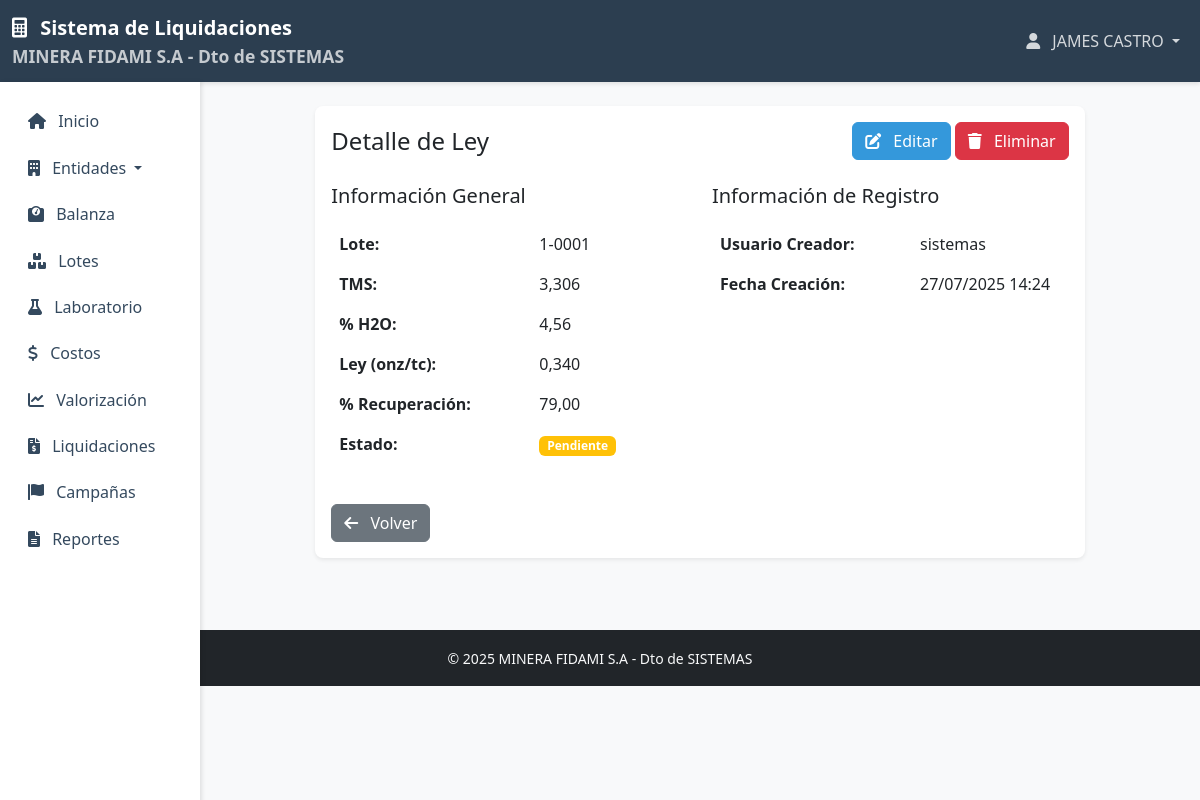
Page /laboratorio/2/ (signed in) on the committed database.
### usuarios/models.py (models this page shows, shortened)
class Usuario(AbstractUser):
    ROLES = (
        ('planta', 'Planta'),
        ('laboratorio', 'Laboratorio'),
        ('comercial', 'Comercial'),
        ('administrador', 'Administrador'),
    )
    rol = models.CharField(max_length=20, choices=ROLES, default='planta')
    telefono = models.CharField(max_length=15, blank=True, null=True)
    direccion = models.TextField(blank=True, null=True)
    groups = models.ManyToManyField(
        'auth.Group',
        related_name='usuario_set',
        blank=True,
        help_text='The groups this user belongs to. A user will get all permissions granted to each of their groups.',
        verbose_name='groups',
    )
    user_permissions = models.ManyToManyField(
        'auth.Permission',
        related_name='usuario_set',
        blank=True,
        help_text='Specific permissions for this user.',
        verbose_name='user permissions',
    )
    class Meta:
        verbose_name = 'Usuario'
        verbose_name_plural = 'Usuarios'

### laboratorio/models.py (models this page shows, shortened)
class Ley(models.Model):
    ESTADO_CHOICES = [
        ('P', 'Pendiente'),
        ('A', 'Aprobado'),
        ('R', 'Rechazado'),
    ]
    lote = models.OneToOneField(Lote, on_delete=models.CASCADE, verbose_name='Lote')
    tms = models.DecimalField(max_digits=10, decimal_places=3, verbose_name='TMS')
    porcentaje_h2o = models.DecimalField(max_digits=5, decimal_places=2, verbose_name='% H2O')
    ley_onz_tc = models.DecimalField(max_digits=10, decimal_places=3, verbose_name='Ley (onz/tc)')
    porcentaje_recuperacion = models.DecimalField(max_digits=5, decimal_places=2, verbose_name='% Recuperación')
    estado = models.CharField(max_length=1, choices=ESTADO_CHOICES, default='P', verbose_name='Estado')
    usuario_creador = models.ForeignKey(Usuario, on_delete=models.PROTECT, related_name='leyes_creadas', verbose_name='Usuario Creador')
    fecha_creacion = models.DateTimeField(default=timezone.now, verbose_name='Fecha Creación')
    usuario_modificador = models.ForeignKey(Usuario, on_delete=models.PROTECT, null=True, blank=True, related_name='leyes_modificadas', verbose_name='Usuario Modificador')
    fecha_modificacion = models.DateTimeField(null=True, blank=True, verbose_name='Fecha Modificación')
    class Meta:
        verbose_name = 'Ley'
        verbose_name_plural = 'Leyes'
        ordering = ['-fecha_creacion']

### lotes/models.py (models this page shows, shortened)
class Lote(models.Model):
    ESTADOS = (
        ('activo', 'Activo'),
        ('inactivo', 'Inactivo'),
        ('cancelado', 'Cancelado'),
    )
    codigo_sistema = models.CharField(max_length=1, choices=[
        ('1', '1-Producción propia'),
        ('2', '2-Regalías'),
        ('3', '3-Acopio'),
        ('5', '5-Descuento contratas'),
        ('7', '7-PAD'),
    ])
    codigo_lote = models.CharField(max_length=20, unique=True)
    fecha_ingreso = models.DateField()
    facturador = models.ForeignKey(Facturador, on_delete=models.PROTECT)
    ruc = models.CharField(max_length=11)
    codigo_ingemmet = models.ForeignKey(ProveedorIngemmet, on_delete=models.PROTECT)
    procedencia = models.CharField(max_length=100)
    tipo_producto = models.ForeignKey(TipoProducto, on_delete=models.PROTECT)
    tmh = models.DecimalField(max_digits=10, decimal_places=3)
    vehiculo = models.ForeignKey(Vehiculo, on_delete=models.PROTECT)
    conductor = models.ForeignKey(Conductor, on_delete=models.PROTECT)
    transportista = models.ForeignKey(Facturador, on_delete=models.PROTECT, related_name='lotes_transportados')
    guia_remision = models.CharField(max_length=50)
    guia_transporte = models.CharField(max_length=50)
    nro_sacos = models.CharField(max_length=50, verbose_name='Nro sacos')
    concesion = models.CharField(max_length=100)
    observacion = models.TextField(blank=True, null=True)
    estado = models.CharField(max_length=20, choices=ESTADOS, default='activo')
    fecha_ley_agregada = models.DateTimeField(null=True, blank=True)
    fecha_costo_agregado = models.DateTimeField(null=True, blank=True)
    fecha_valorizacion_agregada = models.DateTimeField(null=True, blank=True)
    fecha_liquidacion_agregada = models.DateTimeField(null=True, blank=True)
    usuario_creador = models.ForeignKey(Usuario, on_delete=models.PROTECT, related_name='lotes_creados')
    usuario_modificador = models.ForeignKey(Usuario, on_delete=models.PROTECT, related_name='lotes_modificados', null=True, blank=True)
    fecha_creacion = models.DateTimeField(auto_now_add=True)
    fecha_modificacion = models.DateTimeField(auto_now=True)
    class Meta:
        verbose_name = 'Lote'
        verbose_name_plural = 'Lotes'

### laboratorio/views.py (the view)
# urls.py: path('<int:pk>/', views.ley_detail, name='ley_detail'),
@permission_required('laboratorio.view_ley', raise_exception=True)
def ley_detail(request, pk):
    ley = get_object_or_404(Ley, pk=pk)
    context = {
        'ley': ley,
    }
    return render(request, 'laboratorio/ley_detail.html', context)

### templates/laboratorio/ley_detail.html (shortened to what this page needs)
{% extends 'base.html' %}
{% block content %}
<div class="container-fluid py-4">
    <div class="row justify-content-center">
        <div class="col-md-10">
            <div class="card border-0 shadow-sm">
                <div class="card-body">
                    <div class="d-flex justify-content-between align-items-center mb-4">
                        <h4 class="card-title mb-0">Detalle de Ley</h4>
                        <div>
                            {% if ley.lote.fecha_liquidacion_agregada %}
                                <button class="btn btn-secondary" disabled title="Lote ya liquidado">
                                    <i class="fas fa-edit me-2"></i>
                                    Editar
                                </button>
                                <button class="btn btn-secondary" disabled title="Lote ya liquidado">
                                    <i class="fas fa-trash me-2"></i>
                                    Eliminar
                                </button>
                            {% else %}
                                <a href="{% url 'laboratorio:ley_update' ley.pk %}" class="btn btn-primary">
                                    <i class="fas fa-edit me-2"></i>
                                    Editar
                                </a>
                                {% if not ley.lote.costo_set.exists and not ley.lote.valorizacion_set.exists %}
                                    <a href="{% url 'laboratorio:ley_delete' ley.pk %}" class="btn btn-danger">
                                        <i class="fas fa-trash me-2"></i>
                                        Eliminar
                                    </a>
                                {% else %}
                                    <button class="btn btn-secondary" disabled title="No se puede eliminar una ley con costo o valorización">
                                        <i class="fas fa-trash me-2"></i>
                                        Eliminar
                                    </button>
                                {% endif %}
                            {% endif %}
                        </div>
                    </div>
                    <div class="row">
                        <div class="col-md-6">
                            <h5 class="mb-3">Información General</h5>
                            <table class="table table-borderless">
                                <tr>
                                    <th style="width: 200px;">Lote:</th>
                                    <td>{{ ley.lote.codigo_lote }}</td>
                                </tr>
                                <tr>
                                    <th>TMS:</th>
                                    <td>{{ ley.tms }}</td>
                                </tr>
                                <tr>
                                    <th>% H2O:</th>
                                    <td>{{ ley.porcentaje_h2o }}</td>
                                </tr>
                                <tr>
                                    <th>Ley (onz/tc):</th>
                                    <td>{{ ley.ley_onz_tc }}</td>
                                </tr>
                                <tr>
                                    <th>% Recuperación:</th>
                                    <td>{{ ley.porcentaje_recuperacion }}</td>
                                </tr>
                                <tr>
                                    <th>Estado:</th>
                                    <td>
                                        {% if ley.estado == 'P' %}
                                            <span class="badge bg-warning">Pendiente</span>
                                        {% elif ley.estado == 'A' %}
                                            <span class="badge bg-success">Aprobado</span>
                                        {% elif ley.estado == 'R' %}
                                            <span class="badge bg-danger">Rechazado</span>
                                        {% endif %}
                                    </td>
                                </tr>
                            </table>
                        </div>
                        <div class="col-md-6">
                            <h5 class="mb-3">Información de Registro</h5>
                            <table class="table table-borderless">
                                <tr>
                                    <th style="width: 200px;">Usuario Creador:</th>
                                    <td>{{ ley.usuario_creador.get_full_name|default:ley.usuario_creador.username }}</td>
                                </tr>
                                <tr>
                                    <th>Fecha Creación:</th>
                                    <td>{{ ley.fecha_creacion|date:"d/m/Y H:i" }}</td>
                                </tr>
                            </table>
                        </div>
                    </div>
                    <div class="mt-4">
                        <a href="{% url 'laboratorio:ley_list' %}" class="btn btn-secondary">
                            <i class="fas fa-arrow-left me-2"></i>
                            Volver
                        </a>
                    </div>
                </div>
            </div>
        </div>
    </div>
</div>
{% endblock %}

### templates/base.html (shortened to what this page needs)
<!DOCTYPE html>
<html lang="es">
<head>
    <link href="https://cdn.jsdelivr.net/npm/bootstrap@5.3.0/dist/css/bootstrap.min.css" rel="stylesheet">
    <link href="https://cdnjs.cloudflare.com/ajax/libs/font-awesome/6.0.0/css/all.min.css" rel="stylesheet">
</head>
<body>
    <nav class="navbar navbar-expand-lg navbar-dark">
        <div class="container-fluid">
            <a class="navbar-brand" href="{% url 'home' %}">
                <i class="fas fa-calculator me-2"></i>
                Sistema de Liquidaciones
                <div class="small text-light opacity-75">MINERA FIDAMI S.A - Dto de SISTEMAS</div>
            </a>
            <div class="collapse navbar-collapse" id="navbarNav">
                <ul class="navbar-nav ms-auto mb-2 mb-lg-0">
                    {% if user.is_authenticated %}
                    <li class="nav-item dropdown d-none d-lg-block">
                        <a class="nav-link dropdown-toggle" href="#" id="userDropdownDesktop" role="button" data-bs-toggle="dropdown">
                            <i class="fas fa-user me-2"></i>
                            {{ user.get_full_name }}
                        </a>
                    </li>
                    {% else %}
                    <li class="nav-item">
                        <a class="nav-link" href="{% url 'login' %}">Iniciar Sesión</a>
                    </li>
                    {% endif %}
                </ul>
            </div>
        </div>
    </nav>
    <div class="container-fluid">
        <div class="row">
            {% if user.is_authenticated %}
            <div class="col-md-3 col-lg-2 d-md-block sidebar collapse">
                <div class="position-sticky">
                    <ul class="nav flex-column">
                        <li class="nav-item">
                            <a class="nav-link {% if request.resolver_match.url_name == 'home' %}active{% endif %}" href="{% url 'home' %}">
                                <i class="fas fa-home me-2"></i>
                                Inicio
                            </a>
                        </li>
                        <li class="nav-item dropdown">
                            <a class="nav-link dropdown-toggle" href="#" id="entidadesDropdown" role="button" data-bs-toggle="dropdown">
                                <i class="fas fa-building me-2"></i>
                                Entidades
                            </a>
                        </li>
                        <li class="nav-item">
                            <a class="nav-link" href="{% url 'balanza:balanza_list' %}">
                                <i class="fas fa-weight me-2"></i>
                                Balanza
                            </a>
                        </li>
                        <li class="nav-item">
                            <a class="nav-link" href="{% url 'lotes:lote_list' %}">
                                <i class="fas fa-boxes me-2"></i>
                                Lotes
                            </a>
                        </li>
                        <li class="nav-item">
                            <a class="nav-link" href="{% url 'laboratorio:ley_list' %}">
                                <i class="fas fa-flask me-2"></i>
                                Laboratorio
                            </a>
                        </li>
                        <li class="nav-item">
                            <a class="nav-link" href="{% url 'costos:costo_list' %}">
                                <i class="fas fa-dollar-sign me-2"></i>
                                Costos
                            </a>
                        </li>
                        <li class="nav-item">
                            <a class="nav-link" href="{% url 'valorizacion:valorizacion_list' %}">
                                <i class="fas fa-chart-line me-2"></i>
                                Valorización
                            </a>
                        </li>
                        <li class="nav-item">
                            <a class="nav-link" href="{% url 'liquidaciones:liquidacion_list' %}">
                                <i class="fas fa-file-invoice-dollar me-2"></i>
                                Liquidaciones
                            </a>
                        </li>
                        <li class="nav-item">
                            <a class="nav-link" href="{% url 'lotes:campana_list' %}">
                                <i class="fas fa-flag me-2"></i>
                                Campañas
                            </a>
                        </li>
                        <li class="nav-item">
                            <a class="nav-link" href="{% url 'reportes:reporte_list' %}">
                                <i class="fas fa-file-alt me-2"></i>
                                Reportes
                            </a>
                        </li>
                    </ul>
                </div>
            </div>
            {% endif %}
            <main class="{% if user.is_authenticated %}col-md-9 ms-sm-auto col-lg-10 px-md-4{% else %}col-12{% endif %}">
                {% block content %}{% endblock %}
            </main>
        </div>
    </div>
    <footer class="bg-dark text-light py-3 mt-5">
        <div class="container-fluid">
            <div class="row">
                <div class="col-12 text-center">
                    <small>&copy; 2025 MINERA FIDAMI S.A - Dto de SISTEMAS</small>
                </div>
            </div>
        </div>
    </footer>
</body>
</html>

### rows in the picture
Usuario: get_full_name "JAMES CASTRO"
Ley: lote.codigo_lote "1-0001", tms "3,306", porcentaje_h2o "4,56", ley_onz_tc "0,340", porcentaje_recuperacion "79,00", usuario_creador.get_full_name "sistemas", fecha_creacion "27/07/2025 14:24"
